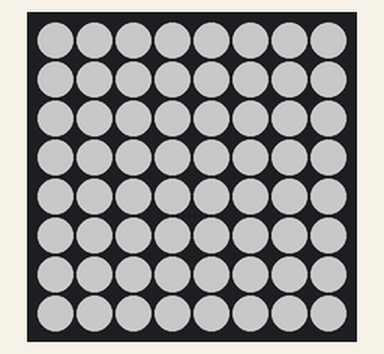
The sketch below on a simulated Arduino Uno, built with avr-gcc and run on an emulated ATmega328P. On the bench: 8×8 RGB LED matrix (first LED top left, wired row by row). Dim RGB values are drawn brighter than linear; what the sketch prints to the serial monitor is not drawn.

Above: at 1.1 s.

The sketch:

WhiteBacklit.ino
```cpp
#include <FastLED.h>
#include <Adafruit_GFX.h>
#include <Adafruit_NeoMatrix.h>
#include <Adafruit_NeoPixel.h>

#define PIN 6
#define NUM_LEDS 64
#define MAX_POWER_MILLIAMPS 200

Adafruit_NeoMatrix matrix = Adafruit_NeoMatrix(8, 8, PIN,
  NEO_MATRIX_TOP     + NEO_MATRIX_LEFT +
  NEO_MATRIX_COLUMNS + NEO_MATRIX_ZIGZAG,
  NEO_GRB            + NEO_KHZ800);

void setup() {
  // Ensure the microcontroller initializes properly
  delay(1000); // Add a delay to allow power to stabilize

  FastLED.setMaxPowerInVoltsAndMilliamps(5, MAX_POWER_MILLIAMPS); //limit amps to LED matrix to prevent failure

  Serial.begin(115200);

  // Wait for Serial to initialize (if connected)
  unsigned long start = millis();
  while (!Serial && millis() - start < 2000); // Timeout after 2 seconds
  if (Serial) {
    Serial.println("White LED Backlit");
  }

  matrix.begin();
  matrix.setBrightness(100); // Set lower brightness (100 out of 255)
}

void loop() {
  matrix.fillScreen(matrix.Color(255, 255, 255)); // Set all LEDs to white
  matrix.show(); // Update the matrix to display the changes
}
```
